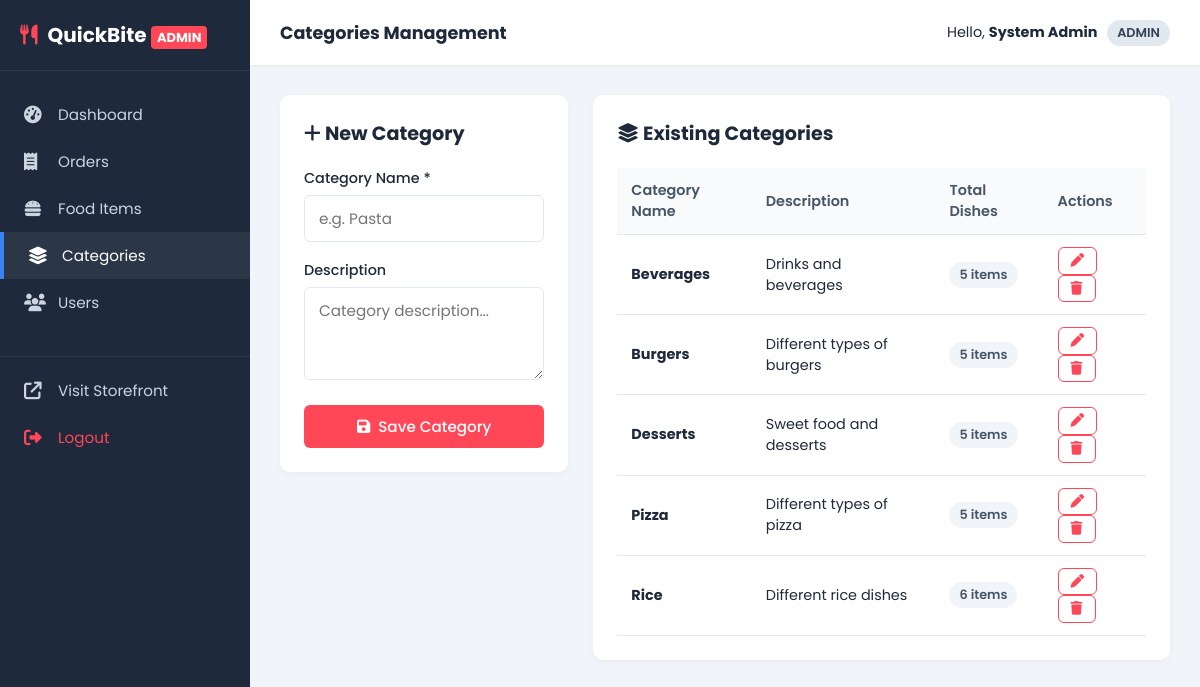
Screenshot of /admin/categories.php (signed in) with the database file from the repository.
### tables this page shows
CREATE TABLE categories (
    category_id INT AUTO_INCREMENT PRIMARY KEY,
    category_name VARCHAR(100) NOT NULL UNIQUE,
    description TEXT,
    created_at TIMESTAMP DEFAULT CURRENT_TIMESTAMP
);

### admin/categories.php (the view, shortened to what this page needs)
<?php
require_once 'header.php';
$conn = getDBConnection();
$editCat = null;
$q = "SELECT c.*, COUNT(f.food_id) as total_items
      FROM categories c
      LEFT JOIN food_items f ON c.category_id = f.category_id
      GROUP BY c.category_id
      ORDER BY c.category_name ASC";
$categories = $conn->query($q);
?>
<div style="display: grid; grid-template-columns: 1fr 2fr; gap: 25px; align-items: start;">
    <div class="admin-table-card">
        <h3>
            <span><i class="fa-solid <?php echo $editCat ? 'fa-pen' : 'fa-plus'; ?>"></i> <?php echo $editCat ? 'Edit Category' : 'New Category'; ?></span>
        </h3>
        <form method="POST" action="categories.php">
            <div class="form-group">
                <label>Category Name *</label>
                <input type="text" name="category_name" class="form-control" required value="<?php echo htmlspecialchars($editCat['category_name'] ?? ''); ?>" placeholder="e.g. Pasta">
            </div>
            <div class="form-group">
                <label>Description</label>
                <textarea name="description" class="form-control" rows="3" placeholder="Category description..."><?php echo htmlspecialchars($editCat['description'] ?? ''); ?></textarea>
            </div>
            <button type="submit" class="btn btn-primary btn-block">
                <i class="fa-solid fa-floppy-disk"></i> <?php echo $editCat ? 'Update Category' : 'Save Category'; ?>
            </button>
        </form>
    </div>
    <div class="admin-table-card">
        <h3><span><i class="fa-solid fa-layer-group"></i> Existing Categories</span></h3>
        <div style="overflow-x: auto;">
            <table class="admin-table">
                <thead>
                    <tr>
                        <th>Category Name</th>
                        <th>Description</th>
                        <th>Total Dishes</th>
                        <th>Actions</th>
                    </tr>
                </thead>
                <tbody>
                    <?php while ($cat = $categories->fetch_assoc()): ?>
                        <tr>
                            <td><strong><?php echo htmlspecialchars($cat['category_name']); ?></strong></td>
                            <td><?php echo htmlspecialchars($cat['description'] ?? '-'); ?></td>
                            <td><span class="status-badge" style="background:#f1f5f9; color:#475569;"><?php echo $cat['total_items']; ?> items</span></td>
                            <td>
                                <a href="categories.php?edit_id=<?php echo $cat['category_id']; ?>" class="btn btn-outline btn-sm" title="Edit">
                                    <i class="fa-solid fa-pen"></i>
                                </a>
                                <a href="categories.php?delete_id=<?php echo $cat['category_id']; ?>" onclick="return confirm('Delete this category?');" class="btn btn-outline btn-sm text-danger" title="Delete">
                                    <i class="fa-solid fa-trash"></i>
                                </a>
                            </td>
                        </tr>
                    <?php endwhile; ?>
                </tbody>
            </table>
        </div>
    </div>
</div>
<?php require_once 'footer.php'; ?>

### assets/css/style.css (style rules this page uses)
:root { --primary: #ff4757; --primary-hover: #e84118; --secondary: #2f3542; --accent: #ffa502; --background: #f8f9fa; --card-bg: #ffffff; --text-main: #2d3436; --text-muted: #636e72; --border-color: #e2e8f0; --success: #2ed573; --warning: #eccc68; --danger: #ff4757; --info: #1e90ff; --shadow-sm: 0 2px 4px rgba(0,0,0,0.04); --shadow-md: 0 5px 15px rgba(0,0,0,0.08); --shadow-lg: 0 10px 25px rgba(0,0,0,0.12); --radius-sm: 6px; --radius-md: 12px; --radius-lg: 20px; --transition: all 0.25s ease-in-out; }
* { margin: 0; padding: 0; box-sizing: border-box; font-family: 'Poppins', sans-serif; }
body { background-color: var(--background); color: var(--text-main); display: flex; flex-direction: column; min-height: 100vh; }
a { text-decoration: none; color: inherit; }
.btn { display: inline-flex; align-items: center; justify-content: center; gap: 8px; padding: 10px 20px; font-size: 0.95rem; font-weight: 500; border-radius: var(--radius-sm); cursor: pointer; border: none; transition: var(--transition); }
.btn-primary { background-color: var(--primary); color: #fff; }
.btn-outline { background: transparent; color: var(--primary); border: 1.5px solid var(--primary); }
.btn-block { width: 100%; }
.btn-sm { padding: 6px 12px; font-size: 0.85rem; }
.text-danger { color: var(--danger) !important; }
.form-group { margin-bottom: 18px; }
.form-group label { display: block; margin-bottom: 6px; font-size: 0.9rem; font-weight: 500; }
.form-control { width: 100%; padding: 11px 14px; font-size: 0.95rem; border: 1.5px solid var(--border-color); border-radius: var(--radius-sm); outline: none; transition: var(--transition); }
.status-badge { padding: 4px 10px; border-radius: 20px; font-size: 0.8rem; font-weight: 600; display: inline-block; }

### assets/css/admin.css (style rules this page uses)
:root { --sidebar-width: 250px; --sidebar-bg: #1e293b; --sidebar-color: #cbd5e1; --sidebar-active: #3b82f6; --header-height: 65px; }
body.admin-body { display: flex; min-height: 100vh; background-color: #f1f5f9; color: #1e293b; margin: 0; }
.admin-table-card { background: #fff; border-radius: 10px; box-shadow: 0 2px 6px rgba(0,0,0,0.04); padding: 24px; margin-bottom: 30px; }
.admin-table-card h3 { margin-bottom: 20px; font-size: 1.2rem; display: flex; justify-content: space-between; align-items: center; }
.admin-table { width: 100%; border-collapse: collapse; }
.admin-table th, .admin-table td { padding: 12px 14px; text-align: left; border-bottom: 1px solid #e2e8f0; font-size: 0.9rem; }
.admin-table th { background-color: #f8fafc; color: #475569; font-weight: 600; }

### rows the page displays
categories: category_name "Beverages", description "Drinks and beverages", total_items "5"
categories: category_name "Burgers", description "Different types of burgers", total_items "5"
categories: category_name "Desserts", description "Sweet food and desserts", total_items "5"
categories: category_name "Pizza", description "Different types of pizza", total_items "5"
categories: category_name "Rice", description "Different rice dishes", total_items "6"

### other values shown
$adminTitle "Categories Management"
$user['name'] "System Admin"
$user['role'] "ADMIN"
